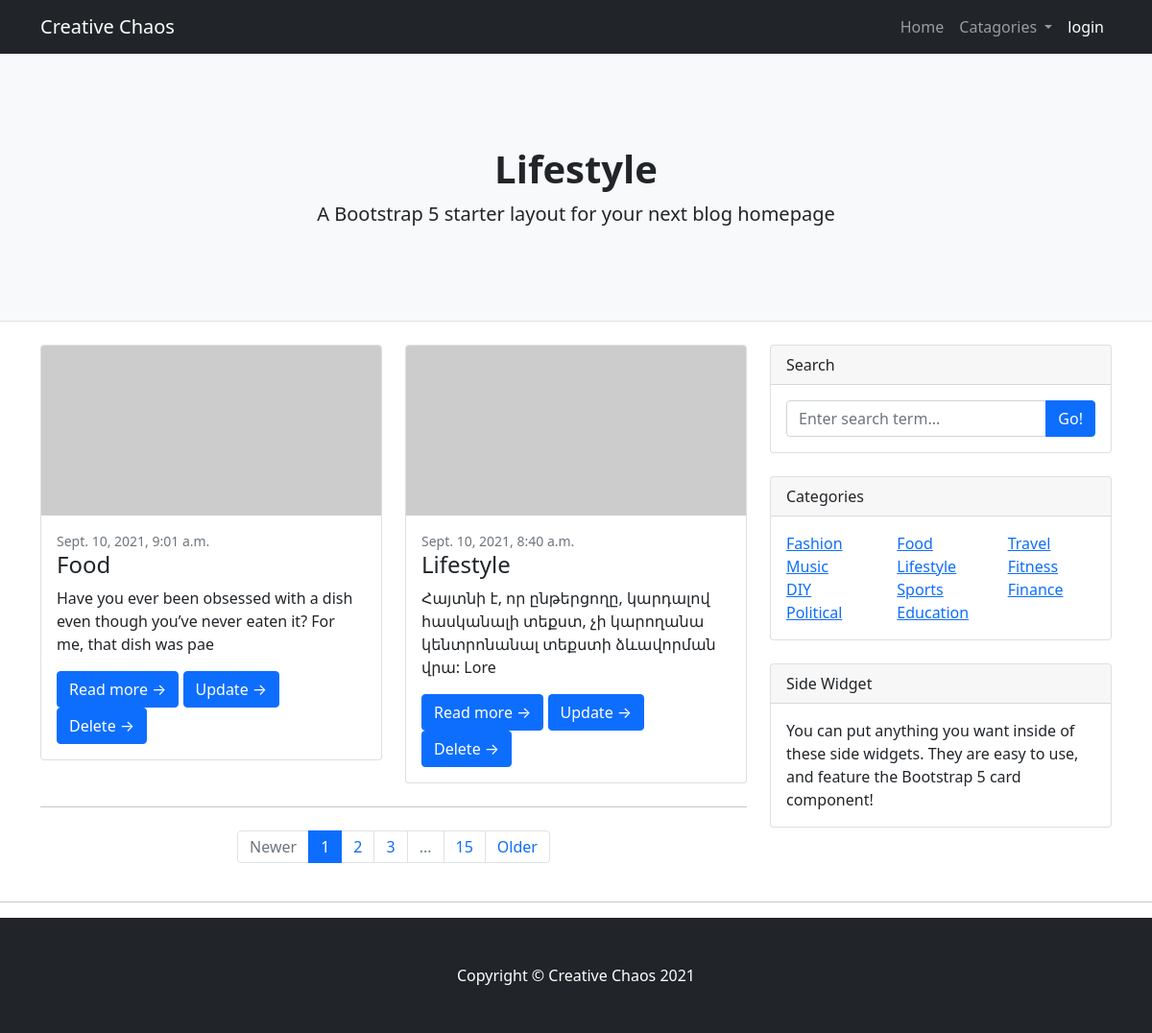
/catagory/Lifestyle, run on the app's committed database.
### blogPost/models.py (models this page shows, shortened)
class Catagory(models.Model):
    name = models.CharField(max_length=200)
    def __str__(self):
        return self.name

class Post(models.Model):
    title = models.CharField(max_length=200)
    title_tag = models.CharField(max_length=100)
    author = models.ForeignKey(User,on_delete=models.CASCADE)
    catagory= models.ManyToManyField('Catagory',blank=True)
    body = models.TextField(blank=True,null=True)
    id  = models.UUIDField(default=uuid.uuid4, null=False, unique=True, primary_key=True, editable=False)
    created_at= models.DateTimeField(auto_now_add=True, blank=True)

### blogPost/views.py (the view)
# urls.py: path('catagory/<str:pk>',views.catagoryPage,name='catagory'),
def catagoryPage(request,pk):
    cag =  Catagory.objects.get(name=pk)
    catagory_posts = Post.objects.filter(catagory= cag.id)
    tags = Catagory.objects.all()
    context = {
        'catagory_posts':catagory_posts,
        'cag':cag,
        'tags':tags,
    }
    return render(request,'blogpost/catagory_page.html',context)

### blogPost/templates/blogpost/catagory_page.html
{% extends 'main.html' %}
{% block content %}
        <header class="py-5 bg-light border-bottom mb-4">
            <div class="container">
                <div class="text-center my-5">
                        <h1 class="fw-bolder">{{cag}}</h1>
                    <p class="lead mb-0">A Bootstrap 5 starter layout for your next blog homepage</p>
                </div>
            </div>
        </header>
        <div class="container">
            <div class="row">
                <div class="col-lg-8">
                    <div class="row">
                        {% for post in catagory_posts reversed %}
                            <div class="col-lg-6">
                                <div class="card mb-4">
                                    <a href="#!"><img class="card-img-top" src="https://dummyimage.com/700x350/dee2e6/6c757d.jpg" alt="..." /></a>
                                    <div class="card-body">
                                        <div class="small text-muted">{{post.created_at}}</div>
                                        <h2 class="card-title h4">{{post.title}}</h2>
                                        <p class="card-text">{{post.body| slice:100| safe}}</p>
                                        <a class="btn btn-primary" href="{% url 'postDetail' post.id %}">Read more →</a>
                                        <a class="btn btn-primary" href="{% url 'updatePost' post.id %}">Update →</a>
                                        <a class="btn btn-primary" href="{% url 'deletePost' post.id %}">Delete →</a>
                                    </div>
                                </div>
                            </div>
                        {% endfor %}
                    </div>
                    <nav aria-label="Pagination">
                        <hr class="my-0" />
                        <ul class="pagination justify-content-center my-4">
                            <li class="page-item disabled"><a class="page-link" href="#" tabindex="-1" aria-disabled="true">Newer</a></li>
                            <li class="page-item active" aria-current="page"><a class="page-link" href="#!">1</a></li>
                            <li class="page-item"><a class="page-link" href="#!">2</a></li>
                            <li class="page-item"><a class="page-link" href="#!">3</a></li>
                            <li class="page-item disabled"><a class="page-link" href="#!">...</a></li>
                            <li class="page-item"><a class="page-link" href="#!">15</a></li>
                            <li class="page-item"><a class="page-link" href="#!">Older</a></li>
                        </ul>
                    </nav>
                </div>
                {% include 'sidewidgets.html' %}
            </div>
        </div>
{% endblock %}

### templates/sidewidgets.html
{% load static %}
        <div class="col-lg-4">
            <div class="card mb-4">
                <div class="card-header">Search</div>
                    <div class="card-body">
                        <div class="input-group">
                            <input class="form-control" type="text" placeholder="Enter search term..." aria-label="Enter search term..." aria-describedby="button-search" />
                            <button class="btn btn-primary" id="button-search" type="button">Go!</button>
                        </div>
                    </div>
            </div>
            <div class="card mb-4">
                <div class="card-header">Categories</div>
                    <div class="card-body">
                        <div class="row">
                            {% for tag in tags %}
                                <div class=" col-sm-4">
                                    <ul class="list-unstyled mb-0">
                                            <li><a href="{% url 'catagory' tag.name %}">{{tag}}</a></li>
                                    </ul>
                                </div>
                            {% endfor %}
                        </div>
                </div>
            </div>
            <div class="card mb-4">
                <div class="card-header">Side Widget</div>
                    <div class="card-body">
                        You can put anything you want inside of these side widgets. They are easy to use, and feature the Bootstrap 5 card component!
                    </div>
            </div>
        </div>

### data on the page
Catagory: name "Lifestyle"
Post: created_at "Sept. 10, 2021, 9:01 a.m.", title "Food", body "Have you ever been obsessed with a dish even though you’ve never eaten it? For me, that dish was pae"
Post: created_at "Sept. 10, 2021, 8:40 a.m.", title "Lifestyle", body "Հայտնի է, որ ընթերցողը, կարդալով հասկանալի տեքստ, չի կարողանա կենտրոնանալ տեքստի ձևավորման վրա: Lore"
Catagory: name "Fashion"
Catagory: name "Food"
Catagory: name "Travel"
Catagory: name "Music"
Catagory: name "Fitness"
Catagory: name "DIY"
Catagory: name "Sports"
Catagory: name "Finance"
Catagory: name "Political"
Catagory: name "Education"
